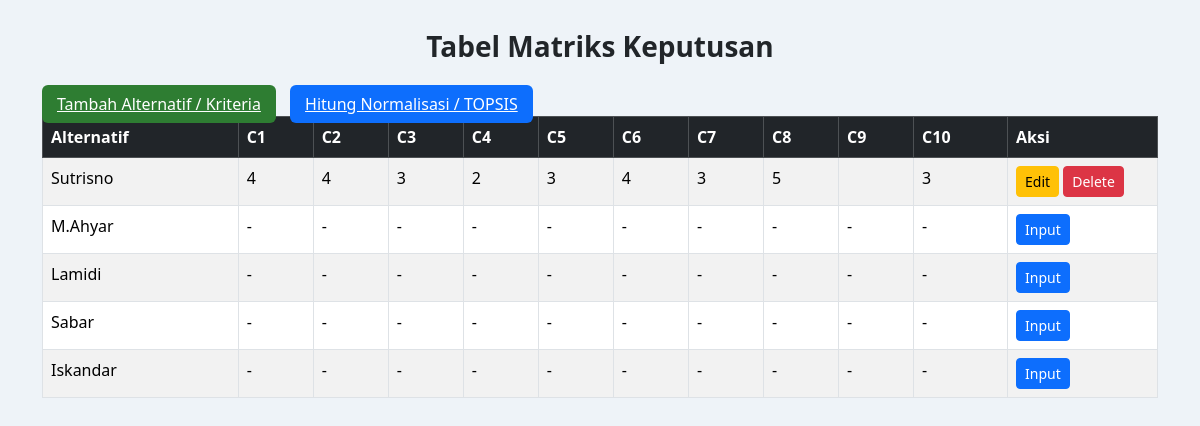
The app's page /matrik_keputusan.php with its own data.
### tables this page shows
CREATE TABLE `alternatif` (
  `kode` varchar(10) NOT NULL,
  `nama_alternatif` varchar(255) NOT NULL
);

CREATE TABLE `matrik_keputusan` (
  `id` int NOT NULL,
  `kode_alternatif` varchar(10) NOT NULL,
  `k1` double DEFAULT NULL,
  `k2` double DEFAULT NULL,
  `k3` double DEFAULT NULL,
  `k4` double DEFAULT NULL,
  `k5` double DEFAULT NULL,
  `k6` double DEFAULT NULL,
  `k7` double DEFAULT NULL,
  `k8` double DEFAULT NULL,
  `k9` double DEFAULT NULL,
  `k10` double DEFAULT NULL
);

### matrik_keputusan.php (the view, shortened to what this page needs)
<?php
include "koneksi.php";
?>
<!DOCTYPE html>
<html lang="en">
<head>
    <link href="https://cdn.jsdelivr.net/npm/bootstrap@5.3.2/dist/css/bootstrap.min.css" rel="stylesheet">
</head>
<body>
<div class="container">
    <div class="title">Tabel Matriks Keputusan</div>
    <a href="input_kriteria.php" class="btn-add mb-3">Tambah Alternatif / Kriteria</a>
    <a href="normalisasi.php" class="btn-normalisasi mb-3">Hitung Normalisasi / TOPSIS</a>
    <table class="table table-bordered table-striped">
        <thead class="table-dark">
            <tr>
                <th>Alternatif</th>
                <th>C1</th>
                <th>C2</th>
                <th>C3</th>
                <th>C4</th>
                <th>C5</th>
                <th>C6</th>
                <th>C7</th>
                <th>C8</th>
                <th>C9</th>
                <th>C10</th>
                <th width="150">Aksi</th>
            </tr>
        </thead>
        <tbody>
        <?php
        $alternatif = mysqli_query($koneksi, "SELECT * FROM alternatif ORDER BY kode");
        while ($row = mysqli_fetch_assoc($alternatif)) {
            $kode = $row['kode'];
            $nilai = mysqli_query($koneksi,
                "SELECT * FROM matrik_keputusan WHERE kode_alternatif='$kode' ORDER BY id DESC LIMIT 1"
            );
            if (mysqli_num_rows($nilai) == 0) {
                echo "
                <tr>
                    <td>{$row['nama_alternatif']}</td>
                    <td>-</td>
                    <td>-</td>
                    <td>-</td>
                    <td>-</td>
                    <td>-</td>
                    <td>-</td>
                    <td>-</td>
                    <td>-</td>
                    <td>-</td>
                    <td>-</td>
                    <td>
                        <a href='input_kriteria.php?kode=$kode' class='btn btn-sm btn-primary'>Input</a>
                    </td>
                </tr>";
            } else {
                $n = mysqli_fetch_assoc($nilai);
                echo "
                <tr>
                    <td>{$row['nama_alternatif']}</td>
                    <td>{$n['k1']}</td>
                    <td>{$n['k2']}</td>
                    <td>{$n['k3']}</td>
                    <td>{$n['k4']}</td>
                    <td>{$n['k5']}</td>
                    <td>{$n['k6']}</td>
                    <td>{$n['k7']}</td>
                    <td>{$n['k8']}</td>
                    <td>{$n['k9']}</td>
                    <td>{$n['k10']}</td>
                    <td>
                        <a href='nilai_edit.php?id={$n['id']}' class='btn btn-sm btn-warning'>Edit</a>
                        <a href='nilai_delete.php?id={$n['id']}' class='btn btn-sm btn-danger'
                           onclick=\"return confirm('Hapus data ini?')\">Delete</a>
                    </td>
                </tr>";
            }
        }
        ?>
        </tbody>
    </table>
</div>
</body>
</html>

### matrik_keputusan.php (style rules this page uses)
body { background:#eef3f8; font-family:'Segoe UI'; }
.title { font-size:28px; font-weight:700; text-align:center; margin:25px; }
.btn-add { background:#2e7d32; color:white; padding:8px 15px; border-radius:6px; border:none; }
.btn-normalisasi { background:#0d6efd; color:white; padding:8px 15px; border-radius:6px; border:none; margin-left:10px; }
table { background:white; }

### records on screen
alternatif: nama_alternatif "Sutrisno", matrik_keputusan.k1 "4", matrik_keputusan.k2 "4", matrik_keputusan.k3 "3", matrik_keputusan.k4 "2", matrik_keputusan.k5 "3", matrik_keputusan.k6 "4", matrik_keputusan.k7 "3", matrik_keputusan.k8 "5", matrik_keputusan.k10 "3"
alternatif: nama_alternatif "M.Ahyar"
alternatif: nama_alternatif "Lamidi"
alternatif: nama_alternatif "Sabar"
alternatif: nama_alternatif "Iskandar"
